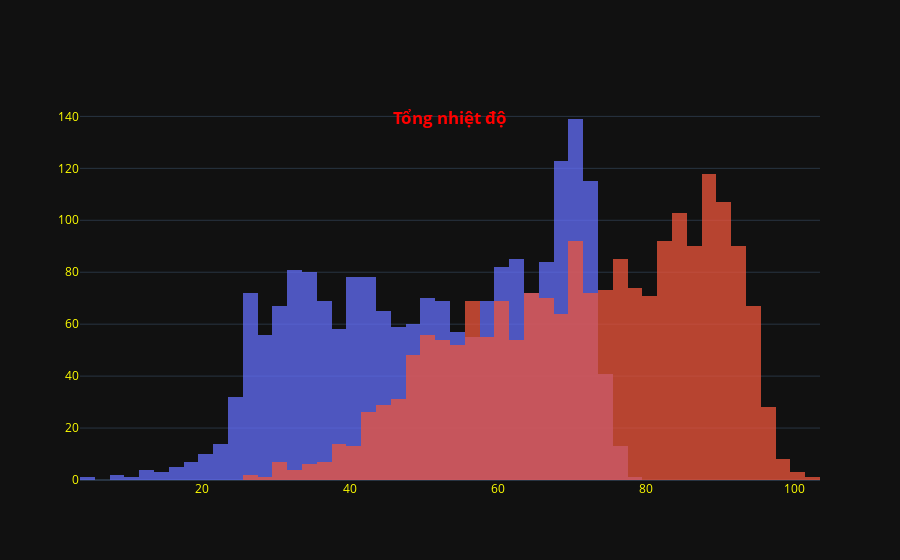

Notebook code for this chart:
### Code cell
fig = go.Figure()
fig.add_trace(go.Histogram(x = df['tmin'], name = ele['tmin']))
fig.add_trace(go.Histogram(x = df['tmax'], name = ele['tmax']))
# fig.update_layout(barmode='overlay', title_text=f'Nhiệt độ')
fig.update_traces(opacity=0.75)
fig.update_layout(
    barmode='overlay',
    title={
        'text': f'<b>Tổng nhiệt độ</b>',
        'y':0.8,
        'x':0.5,
        'xanchor': 'center',
        'yanchor': 'top'},
    title_font_color="red",
    font_color="yellow",
    hovermode="x unified",
    hoverlabel=dict(
        bgcolor="gray",
        font_size=16,
        font_family="Rockwell"),
    showlegend = False
)
fig.show()

### Figure 1 — Plotly figure (JSON) as saved in the notebook; plotly's stock layout.template omitted (floating-point values rounded to 4 significant figures; data arrays with more than 128 entries replaced by an {"elided": "..."} marker saying what was removed)
{"data": [{"name": "Nhiệt độ thấp nhất", "opacity": 0.75, "type": "histogram", "x": {"elided": "1977 int values"}}, {"name": "Nhiệt độ cao nhất", "opacity": 0.75, "type": "histogram", "x": {"elided": "1977 int values"}}], "layout": {"barmode": "overlay", "font": {"color": "yellow"}, "hoverlabel": {"bgcolor": "gray", "font": {"family": "Rockwell", "size": 16}}, "hovermode": "x unified", "showlegend": false, "title": {"font": {"color": "red"}, "text": "<b>Tổng nhiệt độ</b>", "x": 0.5, "xanchor": "center", "y": 0.8, "yanchor": "top"}}}
